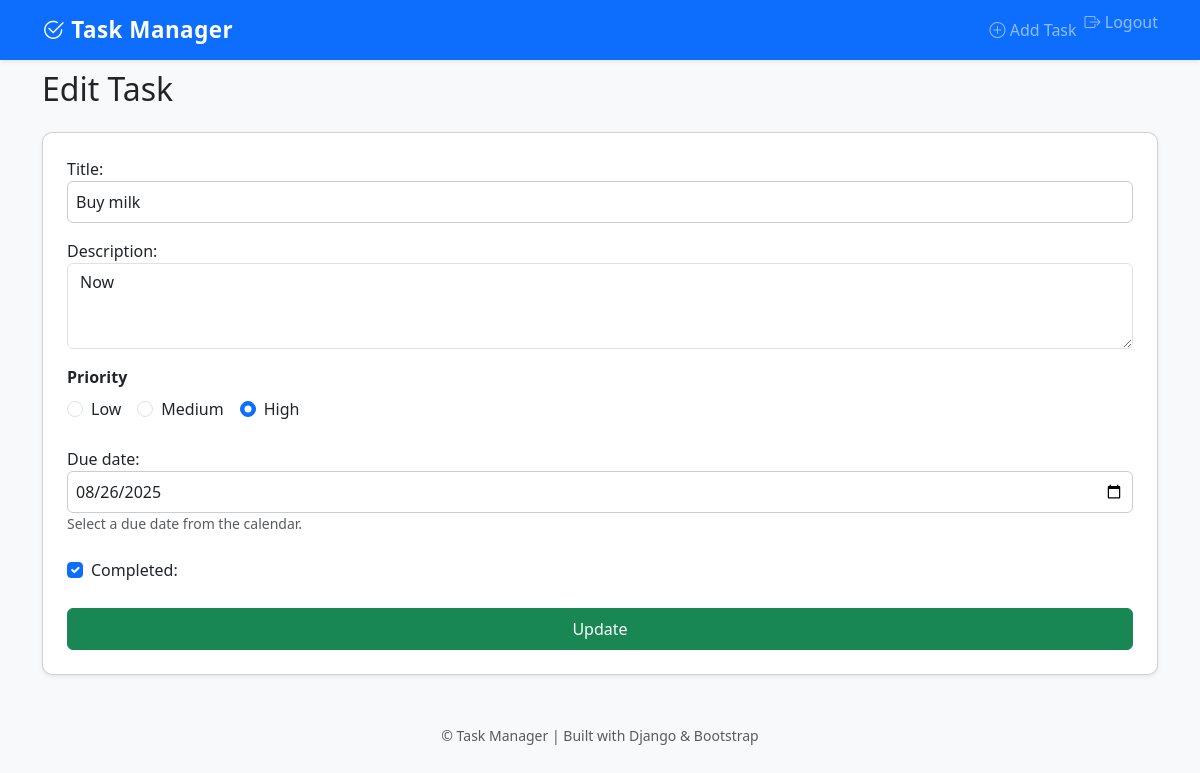
/tasks/task/10/edit/ (signed in), run on the app's committed database.
### tasks/models.py (models this page shows, shortened)
class Task(models.Model):
    title = models.CharField(max_length=200)
    description = models.TextField(blank=True)
    completed = models.BooleanField(default=False)
    priority = models.IntegerField(default=1)
    due_date = models.DateField(null=True, blank=True)
    user = models.ForeignKey(User, on_delete=models.CASCADE)

### tasks/views.py (the view)
# urls.py: path('task/<int:pk>/edit/', views.task_update, name='task_update'),
@login_required
def task_update(request, pk):
    task = get_object_or_404(Task, pk=pk, user=request.user)  # user filter added
    if request.method == "POST":
        form = TaskForm(request.POST, instance=task)
        if form.is_valid():
            form.save()
            return redirect('task_list')
    else:
        form = TaskForm(instance=task)
    return render(request, 'tasks/task_form.html', {'form': form})

### tasks/forms.py
class TaskForm(forms.ModelForm):
    due_date = forms.DateField(
        widget=forms.DateInput(
            attrs={'type': 'date', 'class': 'form-control'}
        ),
        required=False,
        help_text="Select a due date from the calendar."
    )
    PRIORITY_CHOICES = [
        (1, 'Low'),
        (2, 'Medium'),
        (3, 'High'),
    ]
    priority = forms.TypedChoiceField(
        choices=PRIORITY_CHOICES,
        coerce=int,  # Converts submitted values ("1", "2", "3") into integers
        widget=forms.RadioSelect(attrs={'class': 'form-check-input'}),
        required=True
    )
    class Meta:
        model = Task
        fields = ['title', 'description', 'completed', 'priority', 'due_date']
        widgets = {
            'title': forms.TextInput(attrs={'class': 'form-control'}),
            'description': forms.Textarea(attrs={'class': 'form-control', 'rows': 3}),
            'completed': forms.CheckboxInput(attrs={'class': 'form-check-input'}),
        }

### tasks/templates/tasks/task_form.html (shortened to what this page needs)
{% extends 'tasks/base.html' %}
{% block content %}
<h2 class="mb-4">{% if form.instance.pk %}Edit{% else %}Create{% endif %} Task</h2>
<form method="post" class="card p-4 shadow-sm">
    <div class="mb-3">
        {{ form.title.label_tag }}
        {{ form.title }}
    </div>
    <div class="mb-3">
        {{ form.description.label_tag }}
        {{ form.description }}
    </div>
    <div class="mb-4">
        <label class="form-label fw-bold">Priority</label>
        <div class="d-flex gap-3">
            {% for radio in form.priority %}
              <div class="form-check">
                {{ radio.tag }}
                <label class="form-check-label">{{ radio.choice_label }}</label>
              </div>
            {% endfor %}
        </div>
    </div>
    <div class="mb-4">
        {{ form.due_date.label_tag }}
        {{ form.due_date }}
        {% if form.due_date.help_text %}
          <small class="text-muted d-block">{{ form.due_date.help_text }}</small>
        {% endif %}
    </div>
    <div class="mb-4">
        <div class="form-check">
            {{ form.completed }}
            {{ form.completed.label_tag }}
        </div>
    </div>
    <button type="submit" class="btn btn-success w-100 py-2">
        {% if form.instance.pk %}Update{% else %}Create{% endif %}
    </button>
</form>
{% endblock %}

### tasks/templates/tasks/style.css (style rules this page uses)
body { background-color: #f8f9fa; }
.card { border-radius: 10px; }

### tasks/templates/tasks/task_form.html (style rules this page uses)
select, input[type="date"], textarea, input[type="text"] { width: 100%; padding: 8px; border-radius: 6px; border: 1px solid #ccc; }
.form-check input { margin-right: 6px; }

### data on the page
Task: title "Buy milk", description "Now", due_date "08/26/2025", completed "☑"

### other printed values
{{ radio.choice_label }} "Low" "Medium" "High"
